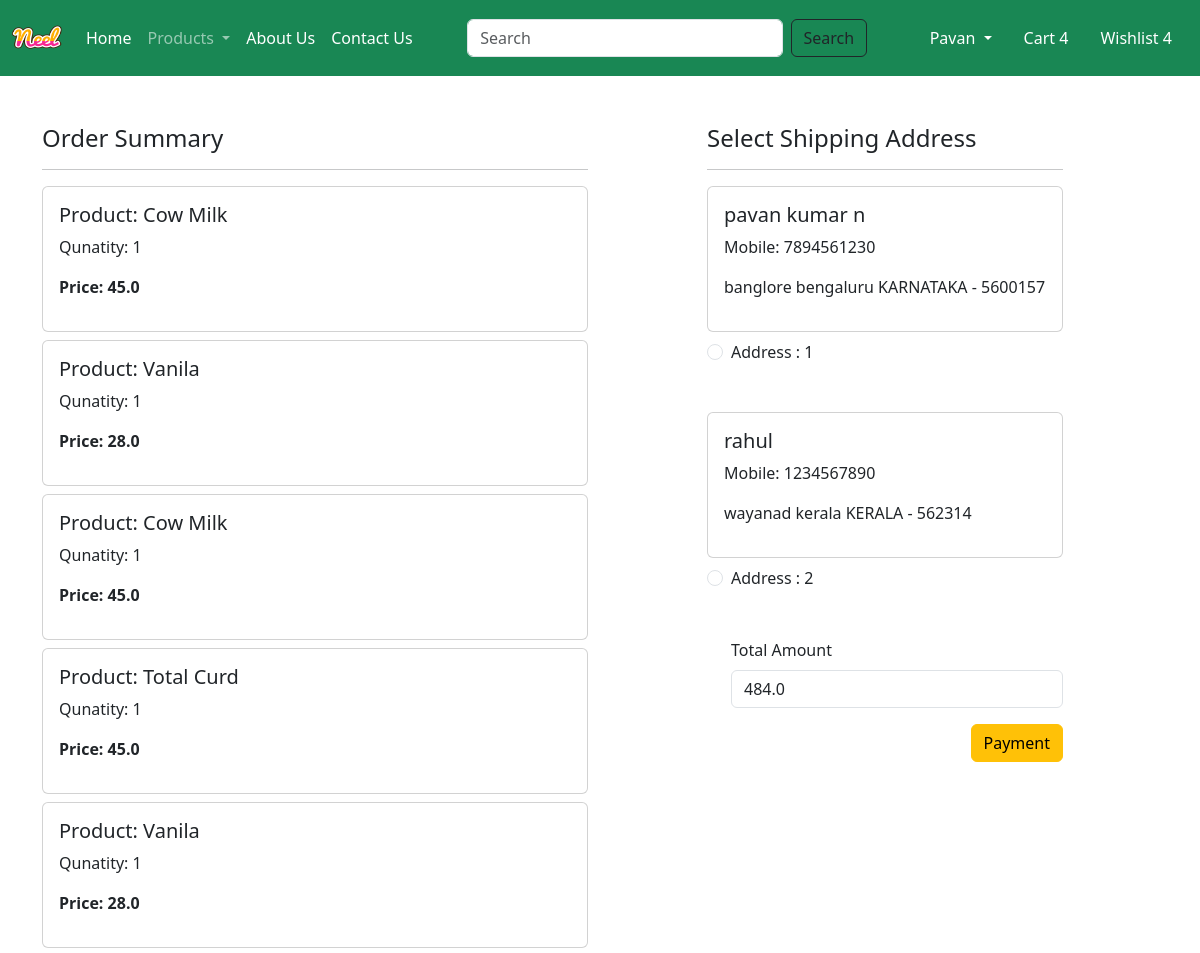
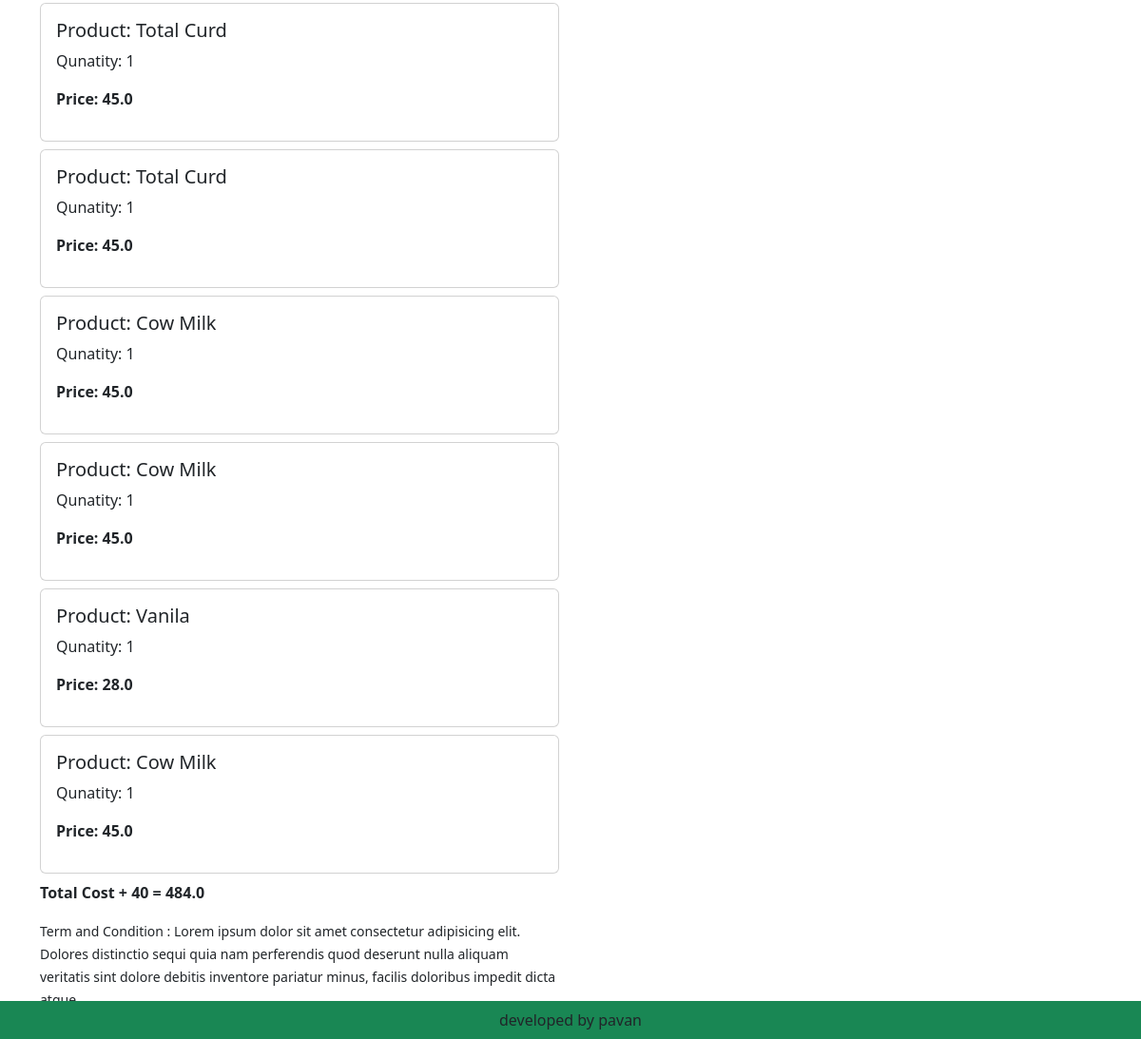
Page /checkout/ (signed in) on the committed database (2 pictures, top to bottom).
### app/models.py (models this page shows, shortened)
class Cart(models.Model):
    user = models.ForeignKey(User,on_delete=models.CASCADE)
    product = models.ForeignKey(Product , on_delete=models.CASCADE)
    quantity = models.PositiveBigIntegerField(default=1)

class Product(models.Model):
    title = models.CharField(max_length=100)
    selling_price = models.FloatField()
    discounted_price = models.FloatField()
    description = models.TextField()
    composition = models.TextField(default='')
    prodapp = models.TextField(default='')
    category = models.CharField(choices=CATEGORY_CHOICES, max_length=2)
    product_image = models.ImageField(upload_to='product')

class Customer(models.Model):
    user = models.ForeignKey(User, on_delete=models.CASCADE)
    name = models.CharField(max_length=200)
    locality = models.CharField(max_length=200)
    city = models.CharField(max_length=50)
    mobile = models.IntegerField(default=0)
    zipcode = models.IntegerField()
    state = models.CharField(choices=STATE_CHOICES,max_length=100)

### app/views.py (the view, shortened to what this page needs)
# urls.py: path('checkout/', views.checkout.as_view(), name = 'checkout'),
class checkout(View):
    def get(self,request):
        user=request.user
        add=Customer.objects.filter(user=user)
        cart_items = Cart.objects.filter(user=user)
        famount = 0
        for p in cart_items:
            value = p.quantity * p.product.discounted_price
            famount = famount + value
        totalamount = famount + 40
        razoramount = int(totalamount * 100)
        client = razorpay.Client(auth= (settings.RAZOR_KEY_ID, settings.RAZOR_KEY_SECRET))
        data = {'amount':razoramount,"currency":"INR","receipt":"order_rcptid_12"}
        payemnt_response = client.order.create(data=data)
        print(payemnt_response)
        order_id = payemnt_response['id']
        order_status = payemnt_response['status']
        return render(request,'app/checkout.html',locals())

### templates/app/checkout.html (shortened to what this page needs)
{% extends "app/base.html" %}
{% load static %}
{% block main-content %}
<div class="container">
    <div class="row mt-5">
        <div class="col-sm-6">
            <h4>Order Summary</h4>
            <hr>
            {% for item in cart_items %}
                <div class="card mb-2">
                    <div class="card-body">
                        <h5>Product: {{item.product.title}}</h5>
                        <p>Qunatity: {{item.quantity}}</p>
                        <p class="fw-bold">Price: {{item.product.discounted_price}}</p>
                    </div>
                </div>
            {% endfor %}
            <p class="fw-bold">Total Cost + 40 = {{totalamount}}</p>
            <small>Term and Condition : Lorem ipsum dolor sit amet consectetur adipisicing elit. Dolores distinctio sequi quia nam perferendis quod deserunt nulla aliquam veritatis sint dolore debitis inventore pariatur minus, facilis doloribus impedit dicta atque.</small>
        </div>
        <div class="col-sm-4 offset-sm-1">
            <h4>Select Shipping Address</h4>
            <hr>
            <form action="" method="post" id="myform">{% csrf_token %}
                {% for ad in add %}
                <div class="card">
                    <div class="card-body">
                        <h5>{{ad.name}}</h5>
                        <p>Mobile: {{ad.mobile}}</p>
                        <p>{{ad.locality}} {{ad.city}} {{ad.state}} - {{ad.zipcode}}</p>
                    </div>
                </div>
                <div class="form-check mt-2 mb-5">
                    <input class="form-check-input" type="radio" name="custid" id="custadd{{forloop.counter}}" value="{{ad.id}}">
                    <label class="form-check-label" for="custadd{{forloop.counter}}">Address : {{forloop.counter}}</label>
                </div>
                {% endfor %}
                <div class="form-check mb-3">
                    <label for="totalamount" class="form-label">Total Amount</label>
                    <input type="number" class="form-control" name="totalamount" value="{{totalamount}}" readonly>
                </div>
                <div class="text-end">
                    <button id="rzp-button1" type="submit" class="btn btn-warning">Payment</button>
                    <br><br><br>
                </div>
            </form>
        </div>
    </div>
</div>
{% block payment-gateway %}
<button id="rzp-button1">Pay</button>
{% endblock payment-gateway %}
{% endblock main-content %}

### rows in the picture
Cart: product "Cow Milk", quantity "1", product.discounted_price "45.0"
Cart: product "Vanila", quantity "1", product.discounted_price "28.0"
Cart: product "Cow Milk", quantity "1", product.discounted_price "45.0"
Cart: product "Total Curd", quantity "1", product.discounted_price "45.0"
Cart: product "Vanila", quantity "1", product.discounted_price "28.0"
Cart: product "Total Curd", quantity "1", product.discounted_price "45.0"
Cart: product "Total Curd", quantity "1", product.discounted_price "45.0"
Cart: product "Cow Milk", quantity "1", product.discounted_price "45.0"
Cart: product "Cow Milk", quantity "1", product.discounted_price "45.0"
Cart: product "Vanila", quantity "1", product.discounted_price "28.0"
Cart: product "Cow Milk", quantity "1", product.discounted_price "45.0"
Customer: name "pavan kumar n", mobile "7894561230", locality "banglore", city "bengaluru", state "KARNATAKA", zipcode "5600157"
Customer: name "rahul", mobile "1234567890", locality "wayanad", city "kerala", state "KERALA", zipcode "562314"

### other values in the picture
{{ totalamount }} "484.0"
